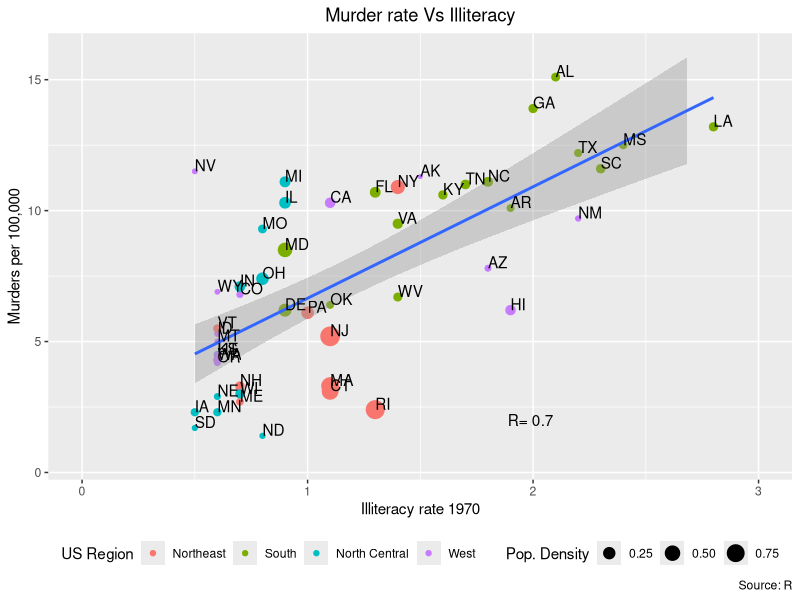
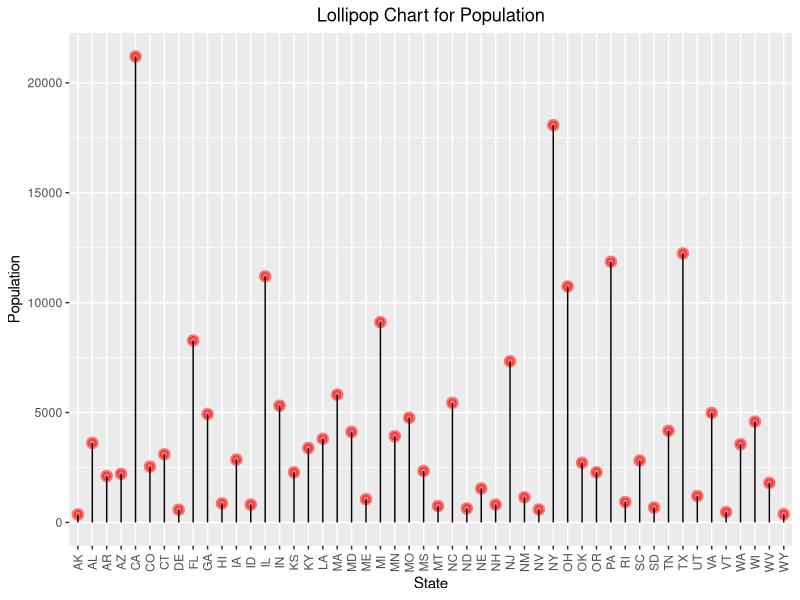
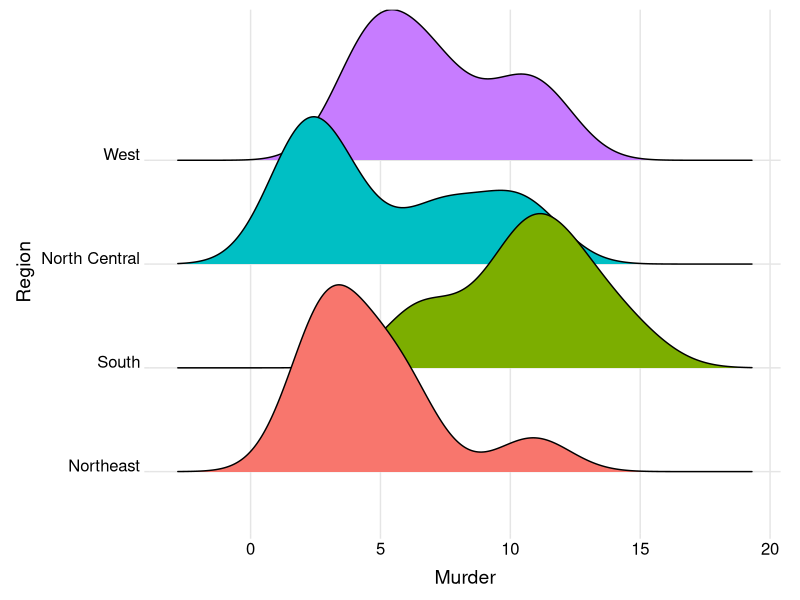
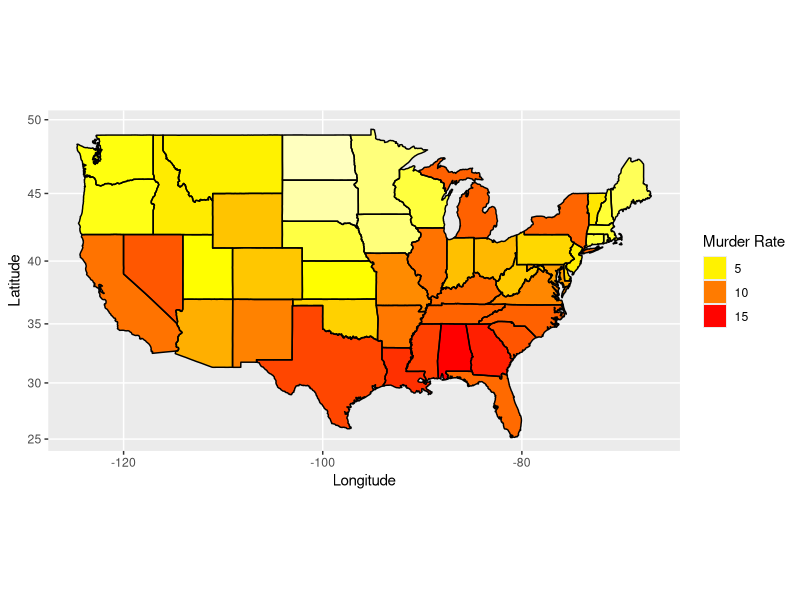
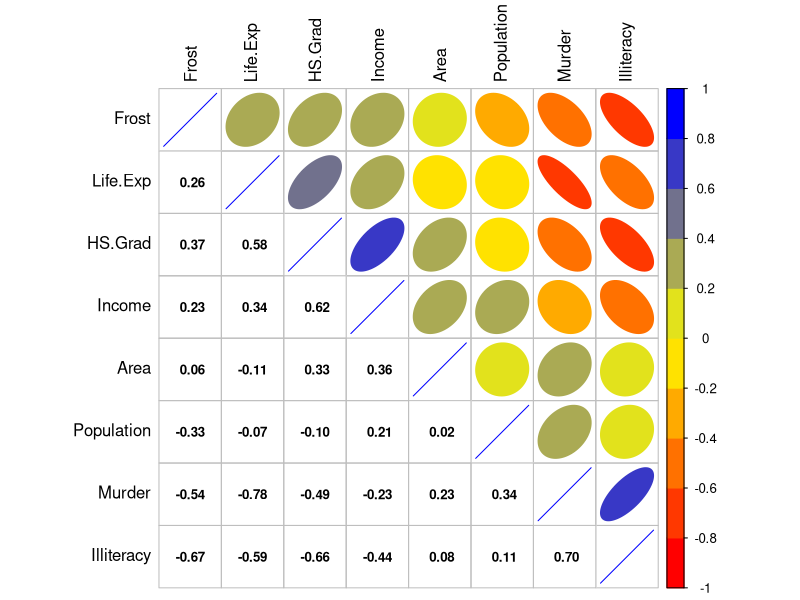
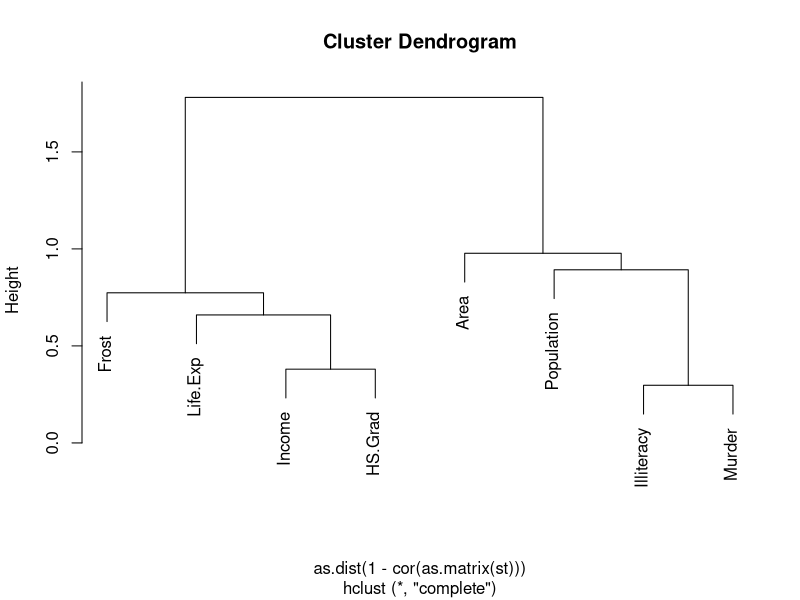
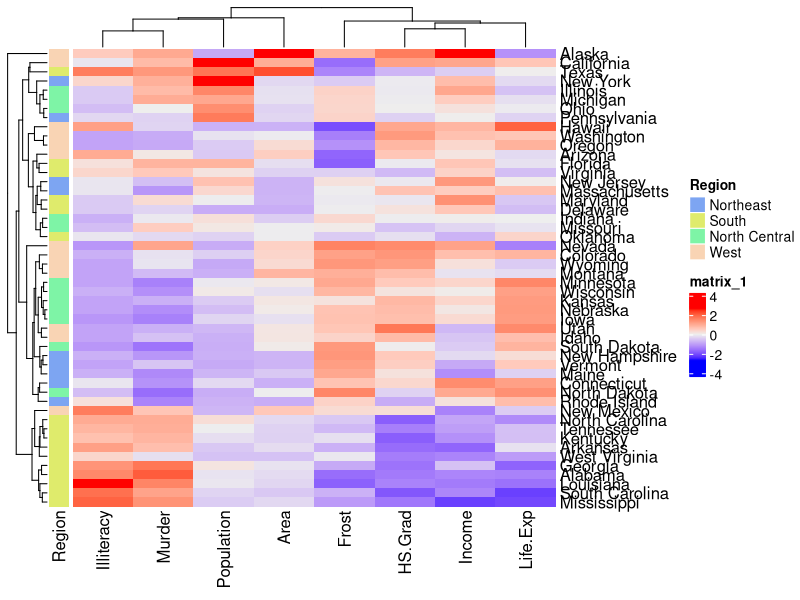
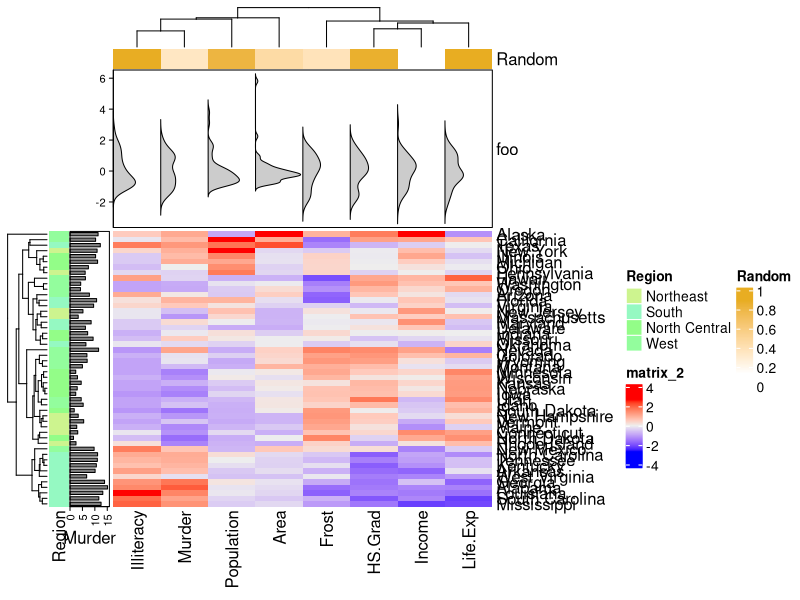

The R script that drew these images, in order:
## ---- chunk 1
state.x77 <- data.frame(state.x77)   
sta <- cbind(state.abb, state.x77, state.region) #combine the three data sets
colnames(sta)[1] <- "State"                #Rename first column
colnames(sta)[10] <- "Region"              #Rename the 10th column
sta$Pop.Density <- sta$Population/sta$Area
head(sta) 
## ---- chunk 2
str(sta)
## ---- chunk 3
library(ggplot2)
ggplot(sta, aes(x = Illiteracy, y = Murder)) + 
  geom_point(aes(size = Pop.Density, color = Region)) + 
  geom_smooth(method = 'lm',formula = y ~ x) +  # add regression line
  theme(plot.title = element_text(hjust = 0.5)) +
  ylim(c(0.5, 16)) +
  xlim(c(0, 3)) +
  ggtitle("Murder rate Vs Illiteracy") +
  labs(y="Murders per 100,000", x="Illiteracy rate 1970", caption="Source: R") +
  # guides(color=guide_legend("US Region"), size=guide_legend("Population Density")) +
  guides(colour = guide_legend("US Region", order = 1), # change order
         size = guide_legend("Pop. Density", order = 2)) + 
  theme(legend.position="bottom", legend.box = "horizontal") + 
  annotate("text",  x= 2.5, y = 2, label = paste("R=",round(cor(sta$Murder, sta$Illiteracy), 2)),hjust= 3) +
  geom_text(aes(label=State),hjust=0, vjust=0)

## ---- chunk 4
ggplot(sta, aes(x = State, y = Population)) +
  geom_point( size=3, color="red", fill=alpha("orange", 0.3), alpha=0.5, shape=20, stroke=2) +
  geom_segment(aes(x = State, xend = State, y = 0, yend = Population)) +
  labs(title = "Lollipop Chart for Population") +
#  coord_flip()  + 
  theme( plot.title = element_text(hjust = 0.5), axis.text.x = element_text(angle = 90, vjust = 0.5)) 
## ---- chunk 5
# install.packages("ggridges")
library(ggridges)
ggplot(sta, aes(x = Murder, y = Region, fill = Region)) +
  geom_density_ridges() +
  theme_ridges() + 
  theme(legend.position = "none", 
        plot.title = element_text(hjust = 0.5),
        axis.title.x = element_text(hjust = 0.5), 
        axis.title.y = element_text(hjust = 0.5))
## ---- chunk 6
#install.packages(c("maps","mapproj"))
library(ggplot2)
library(maps)
sta$region <- tolower(state.name)  # Create new character vector with lowercase states names
states <- map_data("state")        # Extract state data
map <- merge(states, sta, by = "region", all.x = T)  # Merge states and state.x77 data
map <- map[order(map$order), ]
ggplot(map, aes(x = long, y = lat, group = group)) +  
  geom_polygon(aes(fill = Murder)) +   
  geom_path() + 
  scale_fill_gradientn(colours = rev(heat.colors(10))) +
  coord_map() +
  labs(x = "Longitude", y = "Latitude") +
  guides(fill = guide_legend(title = "Murder Rate")) +  
  theme(plot.title = element_text(hjust = 0.5))
## ---- chunk 7
st <- sta[, 2:9] #take numeric variables as goal matrix
# install.packages( c("ellipse", "corrplot") )
library(ellipse)
library(corrplot)
corMatrix <- cor(as.matrix(st)) # Calculate correlation matrix
col <- colorRampPalette(c("red", "yellow", "blue"))   #Color values. Red, yellow and blue represent that the coefficients are -1, 0 and 1 respectively. You can use more than 3 colors to represent the coefficients ranging from -1 to 1.
corrplot.mixed(corMatrix, order = "AOE", lower = "number", lower.col = "black", 
               number.cex = .8, upper = "ellipse",  upper.col = col(10), 
               diag = "u", tl.pos = "lt", tl.col = "black") #Type ?corrplot.mixed in the Console to get help in detail.
## ---- chunk 8
plot(hclust(as.dist(1 - cor(as.matrix(st)))))  # hierarchical clustering
## ---- chunk 9
library(ComplexHeatmap)
st.matrix <- as.matrix(st) # transfer the data frame to matrix
st.matrix <- apply(st.matrix, 2, function(y)(y - mean(y)) / sd(y))  # standardize data
row_ha = rowAnnotation( Region = sta$Region)
Heatmap(st.matrix, left_annotation = row_ha)
## ---- chunk 10
library(ComplexHeatmap)
st.matrix <- as.matrix(st) # transfer the data frame to matrix
st.matrix <- apply(st.matrix, 2, function(y)(y - mean(y)) / sd(y))  # standardize data
row_ha <- rowAnnotation( Region = sta$Region, Murder = anno_barplot(sta$Murder))
col_ha <- HeatmapAnnotation(Random = runif(8), foo = anno_density(st.matrix))
Heatmap(st.matrix, 
        left_annotation = row_ha, 
        top_annotation = col_ha)
